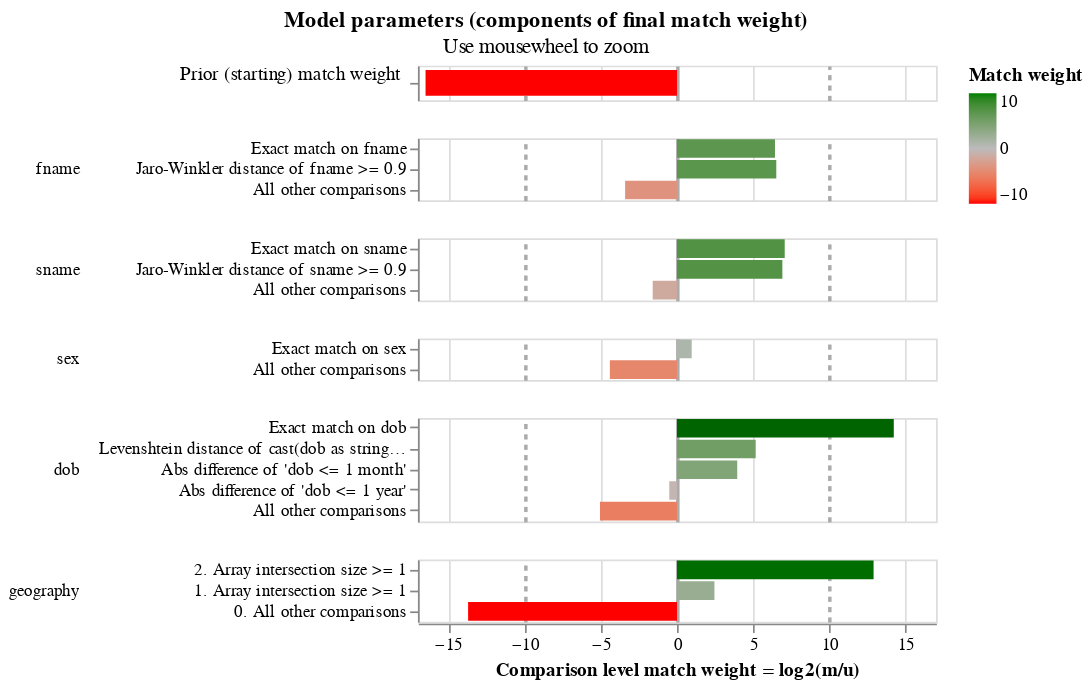

The code cell stored with this chart in its notebook:
### Code cell
linker.visualisations.match_weights_chart()

### Figure 1 — Vega-Lite specification as saved in the notebook (floating-point values rounded to 4 significant figures)
{"config": {"view": {"continuousWidth": 300, "continuousHeight": 300, "discreteHeight": 60, "discreteWidth": 400}, "header": {"title": null}, "mark": {"tooltip": null}, "title": {"anchor": "middle"}}, "vconcat": [{"mark": {"type": "bar", "clip": true, "height": 15}, "encoding": {"color": {"field": "log2_bayes_factor", "scale": {"domain": [-10, 0, 10], "interpolate": "lab", "range": ["red", "#bbbbbb", "green"]}, "title": "Match weight", "type": "quantitative"}, "tooltip": [{"field": "comparison_name", "title": "Comparison name", "type": "nominal"}, {"field": "probability_two_random_records_match", "format": ".4f", "title": "Probability two random records match", "type": "nominal"}, {"field": "log2_bayes_factor", "format": ",.4f", "title": "Equivalent match weight", "type": "quantitative"}, {"field": "bayes_factor_description", "title": "Match weight description", "type": "nominal"}], "x": {"axis": {"domain": false, "gridColor": {"condition": {"test": "abs(datum.value / 10)  <= 1 & datum.value % 10 === 0", "value": "#aaa"}, "value": "#ddd"}, "gridDash": {"condition": {"test": "abs(datum.value / 10) == 1", "value": [3]}, "value": null}, "gridWidth": {"condition": {"test": "abs(datum.value / 10)  <= 1 & datum.value % 10 === 0", "value": 2}, "value": 1}, "labels": false, "ticks": false, "title": ""}, "field": "log2_bayes_factor", "scale": {"domain": [-17, 17]}, "type": "quantitative"}, "y": {"axis": {"title": "Prior (starting) match weight", "titleAlign": "right", "titleAngle": 0, "titleFontWeight": "normal"}, "field": "label_for_charts", "sort": {"field": "comparison_vector_value", "order": "descending"}, "type": "nominal"}}, "height": 20, "transform": [{"filter": "(datum.comparison_name == 'probability_two_random_records_match')"}]}, {"mark": {"type": "bar", "clip": true}, "encoding": {"color": {"field": "log2_bayes_factor", "scale": {"domain": [-10, 0, 10], "interpolate": "lab", "range": ["red", "#bbbbbb", "green"]}, "title": "Match weight", "type": "quantitative"}, "row": {"field": "comparison_name", "header": {"labelAlign": "left", "labelAnchor": "middle", "labelAngle": 0}, "sort": {"field": "comparison_sort_order"}, "type": "nominal"}, "tooltip": [{"field": "comparison_name", "title": "Comparison name", "type": "nominal"}, {"field": "label_for_charts", "title": "Label", "type": "ordinal"}, {"field": "sql_condition", "title": "SQL condition", "type": "nominal"}, {"field": "m_probability", "format": ".10~g", "title": "M probability", "type": "quantitative"}, {"field": "u_probability", "format": ".10~g", "title": "U probability", "type": "quantitative"}, {"field": "bayes_factor", "format": ",.6f", "title": "Bayes factor = m/u", "type": "quantitative"}, {"field": "log2_bayes_factor", "format": ".4~g", "title": "Match weight = log2(m/u)", "type": "quantitative"}, {"field": "bayes_factor_description", "title": "Match weight description", "type": "nominal"}, {"field": "m_probability_description", "title": "m probability description", "type": "nominal"}, {"field": "u_probability_description", "title": "u probability description", "type": "nominal"}], "x": {"axis": {"gridColor": {"condition": {"test": "abs(datum.value / 10)  <= 1 & datum.value % 10 === 0", "value": "#aaa"}, "value": "#ddd"}, "gridDash": {"condition": {"test": "abs(datum.value / 10) == 1", "value": [3]}, "value": null}, "gridWidth": {"condition": {"test": "abs(datum.value / 10)  <= 1 & datum.value % 10 === 0", "value": 2}, "value": 1}, "title": "Comparison level match weight = log2(m/u)"}, "field": "log2_bayes_factor", "scale": {"domain": [-17, 17]}, "type": "quantitative"}, "y": {"axis": {"title": null}, "field": "label_for_charts", "sort": {"field": "comparison_vector_value", "order": "descending"}, "type": "nominal"}}, "height": {"step": 12}, "resolve": {"axis": {"y": "independent"}, "scale": {"y": "independent"}}, "transform": [{"filter": "(datum.comparison_name != 'probability_two_random_records_match')"}]}], "data": {"name": "data-a994083cfcb0580b7f35dfd3a7a60dae"}, "params": [{"name": "mouse_zoom", "select": {"type": "interval", "encodings": ["x"]}, "bind": "scales", "views": []}], "resolve": {"axis": {"y": "independent"}, "scale": {"y": "independent"}}, "title": {"text": "Model parameters (components of final match weight)", "subtitle": "Use mousewheel to zoom"}, "$schema": "https://vega.github.io/schema/vega-lite/v5.9.3.json", "datasets": {"data-a994083cfcb0580b7f35dfd3a7a60dae": [{"comparison_name": "probability_two_random_records_match", "sql_condition": null, "label_for_charts": "", "m_probability": null, "u_probability": null, "m_probability_description": null, "u_probability_description": null, "has_tf_adjustments": false, "tf_adjustment_column": null, "tf_adjustment_weight": null, "is_null_level": false, "bayes_factor": 1.079e-05, "log2_bayes_factor": -16.5, "comparison_vector_value": 0, "max_comparison_vector_value": 0, "bayes_factor_description": "The probability that two random records drawn at random match is 0.000 or one in  92,700.0 records.This is equivalent to a starting match weight of -16.500.", "probability_two_random_records_match": 1.079e-05, "comparison_sort_order": -1}, {"comparison_name": "fname", "sql_condition": "\"fname_l\" = \"fname_r\"", "label_for_charts": "Exact match on fname", "m_probability": 0.7395, "u_probability": 0.008571, "m_probability_description": "Amongst matching record comparisons, 73.95% of records (i.e. one in 1.352) are in the exact match on fname comparison level", "u_probability_description": "Amongst non-matching record comparisons, 0.8571% of records (i.e. one in 117) are in the exact match on fname comparison level", "has_tf_adjustments": false, "tf_adjustment_column": null, "tf_adjustment_weight": 1.0, "is_null_level": false, "bayes_factor": 86.28, "log2_bayes_factor": 6.431, "comparison_vector_value": 2, "max_comparison_vector_value": 2, "bayes_factor_description": "If comparison level is `exact match on fname` then comparison is 86.28 times more likely to be a match", "probability_two_random_records_match": 1.079e-05, "comparison_sort_order": 0}, {"comparison_name": "fname", "sql_condition": "jaro_winkler_similarity(\"fname_l\", \"fname_r\") >= 0.9", "label_for_charts": "Jaro-Winkler distance of fname >= 0.9", "m_probability": 0.1671, "u_probability": 0.001825, "m_probability_description": "Amongst matching record comparisons, 16.71% of records (i.e. one in 5.985) are in the jaro-winkler distance of fname >= 0.9 comparison level", "u_probability_description": "Amongst non-matching record comparisons, 0.1825% of records (i.e. one in 548) are in the jaro-winkler distance of fname >= 0.9 comparison level", "has_tf_adjustments": false, "tf_adjustment_column": null, "tf_adjustment_weight": 1.0, "is_null_level": false, "bayes_factor": 91.58, "log2_bayes_factor": 6.517, "comparison_vector_value": 1, "max_comparison_vector_value": 2, "bayes_factor_description": "If comparison level is `jaro-winkler distance of fname >= 0.9` then comparison is 91.58 times more likely to be a match", "probability_two_random_records_match": 1.079e-05, "comparison_sort_order": 0}, {"comparison_name": "fname", "sql_condition": "ELSE", "label_for_charts": "All other comparisons", "m_probability": 0.09346, "u_probability": 0.9896, "m_probability_description": "Amongst matching record comparisons, 9.346% of records (i.e. one in 10.7) are in the all other comparisons comparison level", "u_probability_description": "Amongst non-matching record comparisons, 98.96% of records (i.e. one in 1.011) are in the all other comparisons comparison level", "has_tf_adjustments": false, "tf_adjustment_column": null, "tf_adjustment_weight": 1.0, "is_null_level": false, "bayes_factor": 0.09444, "log2_bayes_factor": -3.405, "comparison_vector_value": 0, "max_comparison_vector_value": 2, "bayes_factor_description": "If comparison level is `all other comparisons` then comparison is 10.59 times less likely to be a match", "probability_two_random_records_match": 1.079e-05, "comparison_sort_order": 0}, {"comparison_name": "sname", "sql_condition": "\"sname_l\" = \"sname_r\"", "label_for_charts": "Exact match on sname", "m_probability": 0.5457, "u_probability": 0.004063, "m_probability_description": "Amongst matching record comparisons, 54.57% of records (i.e. one in 1.832) are in the exact match on sname comparison level", "u_probability_description": "Amongst non-matching record comparisons, 0.4063% of records (i.e. one in 246) are in the exact match on sname comparison level", "has_tf_adjustments": false, "tf_adjustment_column": null, "tf_adjustment_weight": 1.0, "is_null_level": false, "bayes_factor": 134.3, "log2_bayes_factor": 7.07, "comparison_vector_value": 2, "max_comparison_vector_value": 2, "bayes_factor_description": "If comparison level is `exact match on sname` then comparison is 134 times more likely to be a match", "probability_two_random_records_match": 1.079e-05, "comparison_sort_order": 1}, {"comparison_name": "sname", "sql_condition": "jaro_winkler_similarity(\"sname_l\", \"sname_r\") >= 0.9", "label_for_charts": "Jaro-Winkler distance of sname >= 0.9", "m_probability": 0.1248, "u_probability": 0.001034, "m_probability_description": "Amongst matching record comparisons, 12.48% of records (i.e. one in 8.012) are in the jaro-winkler distance of sname >= 0.9 comparison level", "u_probability_description": "Amongst non-matching record comparisons, 0.1034% of records (i.e. one in 967) are in the jaro-winkler distance of sname >= 0.9 comparison level", "has_tf_adjustments": false, "tf_adjustment_column": null, "tf_adjustment_weight": 1.0, "is_null_level": false, "bayes_factor": 120.7, "log2_bayes_factor": 6.915, "comparison_vector_value": 1, "max_comparison_vector_value": 2, "bayes_factor_description": "If comparison level is `jaro-winkler distance of sname >= 0.9` then comparison is 121 times more likely to be a match", "probability_two_random_records_match": 1.079e-05, "comparison_sort_order": 1}, {"comparison_name": "sname", "sql_condition": "ELSE", "label_for_charts": "All other comparisons", "m_probability": 0.3295, "u_probability": 0.9949, "m_probability_description": "Amongst matching record comparisons, 32.95% of records (i.e. one in 3.035) are in the all other comparisons comparison level", "u_probability_description": "Amongst non-matching record comparisons, 99.49% of records (i.e. one in 1.005) are in the all other comparisons comparison level", "has_tf_adjustments": false, "tf_adjustment_column": null, "tf_adjustment_weight": 1.0, "is_null_level": false, "bayes_factor": 0.3311, "log2_bayes_factor": -1.594, "comparison_vector_value": 0, "max_comparison_vector_value": 2, "bayes_factor_description": "If comparison level is `all other comparisons` then comparison is 3.02 times less likely to be a match", "probability_two_random_records_match": 1.079e-05, "comparison_sort_order": 1}, {"comparison_name": "sex", "sql_condition": "\"sex_l\" = \"sex_r\"", "label_for_charts": "Exact match on sex", "m_probability": 0.9764, "u_probability": 0.4999, "m_probability_description": "Amongst matching record comparisons, 97.64% of records (i.e. one in 1.024) are in the exact match on sex comparison level", "u_probability_description": "Amongst non-matching record comparisons, 49.99% of records (i.e. one in 2) are in the exact match on sex comparison level", "has_tf_adjustments": false, "tf_adjustment_column": null, "tf_adjustment_weight": 1.0, "is_null_level": false, "bayes_factor": 1.953, "log2_bayes_factor": 0.9658, "comparison_vector_value": 1, "max_comparison_vector_value": 1, "bayes_factor_description": "If comparison level is `exact match on sex` then comparison is 1.953 times more likely to be a match", "probability_two_random_records_match": 1.079e-05, "comparison_sort_order": 2}, {"comparison_name": "sex", "sql_condition": "ELSE", "label_for_charts": "All other comparisons", "m_probability": 0.02362, "u_probability": 0.5001, "m_probability_description": "Amongst matching record comparisons, 2.362% of records (i.e. one in 42.34) are in the all other comparisons comparison level", "u_probability_description": "Amongst non-matching record comparisons, 50.01% of records (i.e. one in 2) are in the all other comparisons comparison level", "has_tf_adjustments": false, "tf_adjustment_column": null, "tf_adjustment_weight": 1.0, "is_null_level": false, "bayes_factor": 0.04723, "log2_bayes_factor": -4.404, "comparison_vector_value": 0, "max_comparison_vector_value": 1, "bayes_factor_description": "If comparison level is `all other comparisons` then comparison is 21.17 times less likely to be a match", "probability_two_random_records_match": 1.079e-05, "comparison_sort_order": 2}, {"comparison_name": "dob", "sql_condition": "\"dob_l\" = \"dob_r\"", "label_for_charts": "Exact match on dob", "m_probability": 0.8814, "u_probability": 4.597e-05, "m_probability_description": "Amongst matching record comparisons, 88.14% of records (i.e. one in 1.135) are in the exact match on dob comparison level", "u_probability_description": "Amongst non-matching record comparisons, 0.004597% of records (i.e. one in 21,755) are in the exact match on dob comparison level", "has_tf_adjustments": false, "tf_adjustment_column": null, "tf_adjustment_weight": 1.0, "is_null_level": false, "bayes_factor": 19180.0, "log2_bayes_factor": 14.23, "comparison_vector_value": 4, "max_comparison_vector_value": 4, "bayes_factor_description": "If comparison level is `exact match on dob` then comparison is 19,175 times more likely to be a match", "probability_two_random_records_match": 1.079e-05, "comparison_sort_order": 3}, {"comparison_name": "dob", "sql_condition": "levenshtein(CAST(dob_l AS TEXT), CAST(dob_r AS TEXT)) <= 1", "label_for_charts": "Levenshtein distance of cast(dob as string) <= 1", "m_probability": 0.04222, "u_probability": 0.001177, "m_probability_description": "Amongst matching record comparisons, 4.222% of records (i.e. one in 23.69) are in the levenshtein distance of cast(dob as string) <= 1 comparison level", "u_probability_description": "Amongst non-matching record comparisons, 0.1177% of records (i.e. one in 850) are in the levenshtein distance of cast(dob as string) <= 1 comparison level", "has_tf_adjustments": false, "tf_adjustment_column": null, "tf_adjustment_weight": 1.0, "is_null_level": false, "bayes_factor": 35.87, "log2_bayes_factor": 5.165, "comparison_vector_value": 3, "max_comparison_vector_value": 4, "bayes_factor_description": "If comparison level is `levenshtein distance of cast(dob as string) <= 1` then comparison is 35.87 times more likely to be a match", "probability_two_random_records_match": 1.079e-05, "comparison_sort_order": 3}, {"comparison_name": "dob", "sql_condition": "ABS(EPOCH(\"dob_l\") - EPOCH(\"dob_r\")) <= 2629800.0", "label_for_charts": "Abs difference of 'dob <= 1 month'", "m_probability": 0.03027, "u_probability": 0.001953, "m_probability_description": "Amongst matching record comparisons, 3.027% of records (i.e. one in 33.03) are in the abs difference of 'dob <= 1 month' comparison level", "u_probability_description": "Amongst non-matching record comparisons, 0.1953% of records (i.e. one in 512) are in the abs difference of 'dob <= 1 month' comparison level", "has_tf_adjustments": false, "tf_adjustment_column": null, "tf_adjustment_weight": 1.0, "is_null_level": false, "bayes_factor": 15.5, "log2_bayes_factor": 3.954, "comparison_vector_value": 2, "max_comparison_vector_value": 4, "bayes_factor_description": "If comparison level is `abs difference of 'dob <= 1 month'` then comparison is 15.5 times more likely to be a match", "probability_two_random_records_match": 1.079e-05, "comparison_sort_order": 3}, {"comparison_name": "dob", "sql_condition": "ABS(EPOCH(\"dob_l\") - EPOCH(\"dob_r\")) <= 31557600.0", "label_for_charts": "Abs difference of 'dob <= 1 year'", "m_probability": 0.01855, "u_probability": 0.02635, "m_probability_description": "Amongst matching record comparisons, 1.855% of records (i.e. one in 53.91) are in the abs difference of 'dob <= 1 year' comparison level", "u_probability_description": "Amongst non-matching record comparisons, 2.635% of records (i.e. one in 37.95) are in the abs difference of 'dob <= 1 year' comparison level", "has_tf_adjustments": false, "tf_adjustment_column": null, "tf_adjustment_weight": 1.0, "is_null_level": false, "bayes_factor": 0.704, "log2_bayes_factor": -0.5064, "comparison_vector_value": 1, "max_comparison_vector_value": 4, "bayes_factor_description": "If comparison level is `abs difference of 'dob <= 1 year'` then comparison is 1.421 times less likely to be a match", "probability_two_random_records_match": 1.079e-05, "comparison_sort_order": 3}, {"comparison_name": "dob", "sql_condition": "ELSE", "label_for_charts": "All other comparisons", "m_probability": 0.02922, "u_probability": 0.9705, "m_probability_description": "Amongst matching record comparisons, 2.922% of records (i.e. one in 34.22) are in the all other comparisons comparison level", "u_probability_description": "Amongst non-matching record comparisons, 97.05% of records (i.e. one in 1.03) are in the all other comparisons comparison level", "has_tf_adjustments": false, "tf_adjustment_column": null, "tf_adjustment_weight": 1.0, "is_null_level": false, "bayes_factor": 0.03011, "log2_bayes_factor": -5.054, "comparison_vector_value": 0, "max_comparison_vector_value": 4, "bayes_factor_description": "If comparison level is `all other comparisons` then comparison is 33.21 times less likely to be a match", "probability_two_random_records_match": 1.079e-05, "comparison_sort_order": 3}, {"comparison_name": "geography", "sql_condition": "array_length(list_intersect(\"address_l\", \"address_r\")) >= 1", "label_for_charts": "2. Array intersection size >= 1", "m_probability": 0.724, "u_probability": 9.463e-05, "m_probability_description": "Amongst matching record comparisons, 72.4% of records (i.e. one in 1.381) are in the array intersection size >= 1 comparison level", "u_probability_description": "Amongst non-matching record comparisons, 0.009463% of records (i.e. one in 10,567) are in the array intersection size >= 1 comparison level", "has_tf_adjustments": false, "tf_adjustment_column": null, "tf_adjustment_weight": 1.0, "is_null_level": false, "bayes_factor": 7651.0, "log2_bayes_factor": 12.9, "comparison_vector_value": 2, "max_comparison_vector_value": 2, "bayes_factor_description": "If comparison level is `array intersection size >= 1` then comparison is 7,651 times more likely to be a match", "probability_two_random_records_match": 1.079e-05, "comparison_sort_order": 4}, {"comparison_name": "geography", "sql_condition": "array_length(list_intersect(\"sa4_l\", \"sa4_r\")) >= 1", "label_for_charts": "1. Array intersection size >= 1", "m_probability": 0.2759, "u_probability": 0.05025, "m_probability_description": "Amongst matching record comparisons, 27.59% of records (i.e. one in 3.624) are in the array intersection size >= 1 comparison level", "u_probability_description": "Amongst non-matching record comparisons, 5.025% of records (i.e. one in 19.9) are in the array intersection size >= 1 comparison level", "has_tf_adjustments": false, "tf_adjustment_column": null, "tf_adjustment_weight": 1.0, "is_null_level": false, "bayes_factor": 5.491, "log2_bayes_factor": 2.457, "comparison_vector_value": 1, "max_comparison_vector_value": 2, "bayes_factor_description": "If comparison level is `array intersection size >= 1` then comparison is 5.491 times more likely to be a match", "probability_two_random_records_match": 1.079e-05, "comparison_sort_order": 4}, {"comparison_name": "geography", "sql_condition": "ELSE", "label_for_charts": "0. All other comparisons", "m_probability": 7.096e-05, "u_probability": 0.9497, "m_probability_description": "Amongst matching record comparisons, 0.007096% of records (i.e. one in 14,091) are in the all other comparisons comparison level", "u_probability_description": "Amongst non-matching record comparisons, 94.97% of records (i.e. one in 1.053) are in the all other comparisons comparison level", "has_tf_adjustments": false, "tf_adjustment_column": null, "tf_adjustment_weight": 1.0, "is_null_level": false, "bayes_factor": 7.473e-05, "log2_bayes_factor": -13.71, "comparison_vector_value": 0, "max_comparison_vector_value": 2, "bayes_factor_description": "If comparison level is `all other comparisons` then comparison is 13,382 times less likely to be a match", "probability_two_random_records_match": 1.079e-05, "comparison_sort_order": 4}]}}
